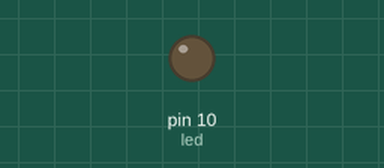
This sketch was run on a simulated Arduino Uno, built with avr-gcc and run on an emulated ATmega328P. Shown: output pins drawn as LEDs (lit = HIGH).

Above: at 1.0 s.
At 22.0 s:
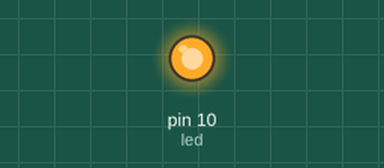
Timing chart, 0 to 24.7 s (numbered marks = the images above):
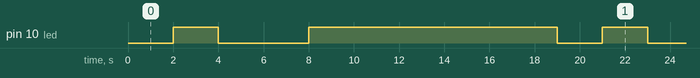

Measured:
- by itself, pin 10 (led): repeats every 19.0 s: LOW 4.0 s, HIGH 11.0 s, LOW 2.0 s, HIGH 2.0 s
- by itself, everything shown: repeats every 19.0 s, in 4 steps

The sketch:

Domijan_Ljubic_kulusicSerijska.ino
```cpp
int led=10;

void setup() {
   pinMode(10,OUTPUT);
digitalWrite(led,HIGH);

}

void loop() {
//cekanje
digitalWrite(led,HIGH);

//start bit
digitalWrite(led,LOW);
delay(1000);

//slovo a
digitalWrite(led,LOW);
delay(1000);
digitalWrite(led,HIGH);
delay(1000);
digitalWrite(led,HIGH);
delay(1000);
digitalWrite(led,LOW);
delay(1000);
digitalWrite(led,LOW);
delay(1000);
digitalWrite(led,LOW);
delay(1000);
digitalWrite(led,LOW);
delay(1000);
digitalWrite(led,HIGH);
delay(1000);

//stop bit
digitalWrite(led,HIGH);
delay(10000);


}
```
